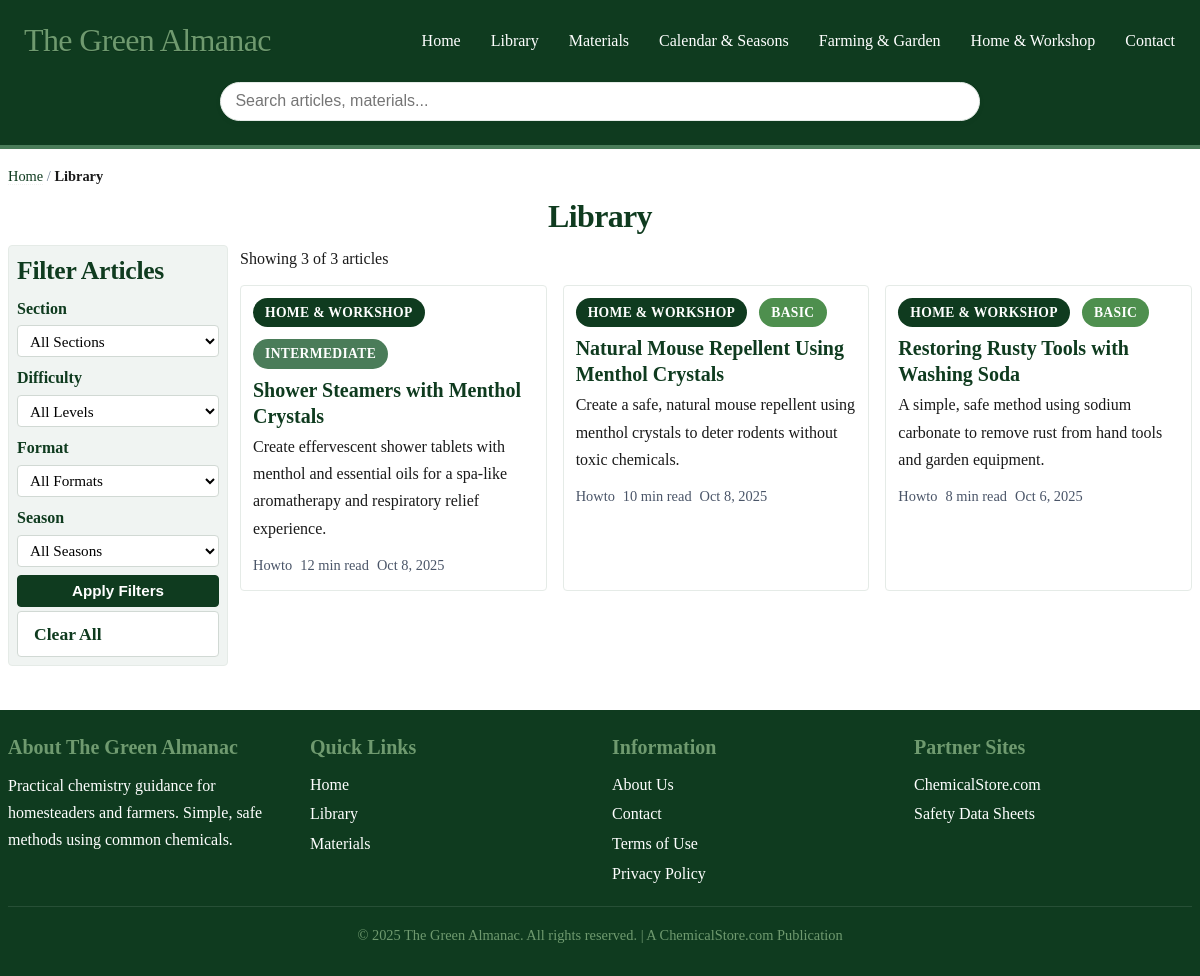
The page /library.php on the database its author committed.
### tables this page shows
CREATE TABLE `sections` (
  `id` int(10) UNSIGNED NOT NULL,
  `name` varchar(100) NOT NULL,
  `slug` varchar(100) NOT NULL,
  `description` text DEFAULT NULL,
  `sort_order` int(11) DEFAULT 0,
  `created_at` timestamp NOT NULL DEFAULT current_timestamp(),
  `updated_at` timestamp NOT NULL DEFAULT current_timestamp() ON UPDATE current_timestamp()
);

CREATE TABLE `articles` (
  `id` int(10) UNSIGNED NOT NULL,
  `title` varchar(255) NOT NULL,
  `slug` varchar(255) NOT NULL,
  `excerpt` varchar(160) DEFAULT NULL,
  `cover_image` varchar(255) DEFAULT NULL,
  `section_id` int(10) UNSIGNED DEFAULT NULL,
  `format` enum('howto','reference','story','recipe') DEFAULT 'howto',
  `difficulty` enum('basic','intermediate','advanced') DEFAULT 'basic',
  `read_time_min` int(11) DEFAULT NULL,
  `author` varchar(100) DEFAULT 'Staff',
  `body` mediumtext DEFAULT NULL,
  `seo_title` varchar(255) DEFAULT NULL,
  `seo_description` varchar(255) DEFAULT NULL,
  `canonical_url` varchar(255) DEFAULT NULL,
  `status` enum('draft','published') DEFAULT 'draft',
  `featured` tinyint(1) DEFAULT 0,
  `published_at` timestamp NULL DEFAULT NULL,
  `issue_id` int(10) UNSIGNED DEFAULT NULL,
  `created_at` timestamp NOT NULL DEFAULT current_timestamp(),
  `updated_at` timestamp NOT NULL DEFAULT current_timestamp() ON UPDATE current_timestamp()
);

### includes/db-functions.php (called while the page is built, shortened)
<?php
function get_sections($pdo) {
    $stmt = $pdo->query("SELECT * FROM sections ORDER BY sort_order ASC");
    return $stmt->fetchAll();
}
function get_articles($pdo, $filters = [], $limit = null, $offset = 0) {
    $params = [];
    $where = ["a.status = 'published'"];
    $joins = ["LEFT JOIN sections s ON a.section_id = s.id"];
    $sql = "SELECT a.*, s.name as section_name, s.slug as section_slug
            FROM articles a
            " . implode(' ', array_unique($joins)) . "
            WHERE " . implode(' AND ', $where) . "
            GROUP BY a.id";
    $sql .= " ORDER BY a.featured DESC, a.published_at DESC";
    if ($limit !== null) {
        $sql .= " LIMIT ? OFFSET ?";
        $params[] = $limit;
        $params[] = $offset;
    }
    $stmt = $pdo->prepare($sql);
    $stmt->execute($params);
    return $stmt->fetchAll();
}
function count_articles($pdo, $filters = []) {
    $params = [];
    $where = ["a.status = 'published'"];
    $joins = ["LEFT JOIN sections s ON a.section_id = s.id"];
    $sql = "SELECT COUNT(DISTINCT a.id) as total
            FROM articles a
            " . implode(' ', array_unique($joins)) . "
            WHERE " . implode(' AND ', $where);
    $stmt = $pdo->prepare($sql);
    $stmt->execute($params);
    $result = $stmt->fetch();
    return $result['total'] ?? 0;
}

### includes/functions.php (called while the page is built, shortened)
<?php
function h($string) {
    return htmlspecialchars($string, ENT_QUOTES, 'UTF-8');
}
function format_date($date, $format = 'F j, Y') {
    $timestamp = is_numeric($date) ? $date : strtotime($date);
    return date($format, $timestamp);
}
function get_current_page() {
    return isset($_GET['page']) ? max(1, intval($_GET['page'])) : 1;
}
function get_offset($page = null) {
    $page = $page ?? get_current_page();
    return ($page - 1) * POSTS_PER_PAGE;
}
function get_active_filters() {
    $filters = [];
    return $filters;
}

### library.php (the view, shortened to what this page needs)
<?php
require_once 'config.php';
require_once 'includes/functions.php';
require_once 'includes/db-functions.php';
$filters = get_active_filters();
$current_page = get_current_page();
$offset = get_offset($current_page);
$articles = get_articles($pdo, $filters, POSTS_PER_PAGE, $offset);
$total_articles = count_articles($pdo, $filters);
$sections = get_sections($pdo);
include 'includes/header.php';
?>
<div class="container library-page">
    <div class="breadcrumb">
        <a href="/">Home</a> / <strong>Library</strong>
    </div>
    <h1>Library</h1>
    <div class="library-layout">
        <aside class="filters-sidebar">
            <h2>Filter Articles</h2>
            <form method="get" action="/library.php" class="filters-form">
                <div class="filter-group">
                    <label>Section</label>
                    <select name="section">
                        <option value="">All Sections</option>
                    </select>
                </div>
                <div class="filter-group">
                    <label>Difficulty</label>
                    <select name="difficulty">
                        <option value="">All Levels</option>
                    </select>
                </div>
                <div class="filter-group">
                    <label>Format</label>
                    <select name="format">
                        <option value="">All Formats</option>
                    </select>
                </div>
                <div class="filter-group">
                    <label>Season</label>
                    <select name="season">
                        <option value="">All Seasons</option>
                    </select>
                </div>
                <div class="filter-actions">
                    <button type="submit" class="btn btn-primary">Apply Filters</button>
                    <a href="/library.php" class="btn btn-secondary">Clear All</a>
                </div>
                </form>
        </aside>
            <div class="library-content">
            <div class="results-header">
                <p class="results-count">
                    Showing <?= count($articles) ?> of <?= $total_articles ?> articles
                </p>
            </div>
            <?php if (empty($articles)): ?>
            <div class="no-results">
                <p>No articles found matching your filters. Try adjusting your selection.</p>
                <a href="/library.php" class="btn btn-secondary">View All Articles</a>
            </div>
            <?php else: ?>
            <div class="articles-grid">
                <?php foreach ($articles as $article): ?>
                <article class="article-card" data-href="/article.php?slug=<?= h($article['slug']) ?>">
                    <a class="card-link" href="/article.php?slug=<?= h($article['slug']) ?>">
                        <div class="card-content">
                            <div class="card-meta">
                                <span class="section-badge"><?= h($article['section_name']) ?></span>
                                <span class="difficulty-badge difficulty-<?= h($article['difficulty']) ?>"><?= h(ucfirst($article['difficulty'])) ?></span>
                            </div>
                            <h3><?= h($article['title']) ?></h3>
                            <p class="excerpt"><?= h($article['excerpt']) ?></p>
                            <div class="card-footer">
                                <span class="format"><?= h(ucfirst($article['format'])) ?></span>
                                <span class="read-time"><?= h($article['read_time_min']) ?> min read</span>
                                <span class="date"><?= format_date($article['published_at'], 'M j, Y') ?></span>
                            </div>
                        </div>
                    </a>
                </article>
                <?php endforeach; ?>
            </div>
            <?php endif; ?>
        </div>
    </div>
</div>
<?php include 'includes/footer.php'; ?>

### includes/header.php (shortened to what this page needs)
<!DOCTYPE html>
<html lang="en">
<head>
    <link rel="stylesheet" href="/assets/css/style.css">
    <link rel="stylesheet" href="/assets/css/article-content.css">
    <link rel="stylesheet" href="/assets/css/print.css" media="print">
</head>
<body class="<?= isset($body_class) ? h($body_class) : '' ?>">
    <header class="site-header">
        <div class="container">
            <div class="header-content">
                <h1 class="site-title">
                    <a href="/"><?= SITE_NAME ?></a>
                </h1>
                <nav class="main-nav" aria-label="Main Navigation">
                    <ul>
                        <li><a href="/">Home</a></li>
                        <li><a href="/library.php">Library</a></li>
                        <li><a href="/materials.php">Materials</a></li>
                        <?php
                        $sections = get_sections($pdo);
                        foreach ($sections as $nav_section):
                        ?>
                        <li><a href="/section.php?slug=<?= h($nav_section['slug']) ?>"><?= h($nav_section['name']) ?></a></li>
                        <?php endforeach; ?>
                        <li><a href="/contact.php">Contact</a></li>
                    </ul>
                </nav>
            </div>
        </div>
        <div class="container">
            <form id="global-search-form" class="global-search" role="search" action="/search.php" method="get" autocomplete="off">
                <div class="search-wrapper">
                    <input id="global-search-input" name="q" type="search" placeholder="Search articles, materials..." aria-label="Search the site" />
                </div>
            </form>
        </div>
    </header>
    <main class="site-main">

### rows shown on the page
sections: name "Calendar & Seasons"
sections: name "Farming & Garden"
sections: name "Home & Workshop"
articles: section.name "HOME & WORKSHOP", difficulty "INTERMEDIATE", title "Shower Steamers with Menthol Crystals", excerpt "Create effervescent shower tablets with menthol and essential oils for a spa-like aromatherapy and respiratory relief experience.", format "Howto", read_time_min "12", published_at "Oct 8, 2025"
articles: section.name "HOME & WORKSHOP", difficulty "BASIC", title "Natural Mouse Repellent Using Menthol Crystals", excerpt "Create a safe, natural mouse repellent using menthol crystals to deter rodents without toxic chemicals.", format "Howto", read_time_min "10", published_at "Oct 8, 2025"
articles: section.name "HOME & WORKSHOP", difficulty "BASIC", title "Restoring Rusty Tools with Washing Soda", excerpt "A simple, safe method using sodium carbonate to remove rust from hand tools and garden equipment.", format "Howto", read_time_min "8", published_at "Oct 6, 2025"

### other values the page prints
SITE_NAME "The Green Almanac"
count($articles) "3"
$total_articles "3"
